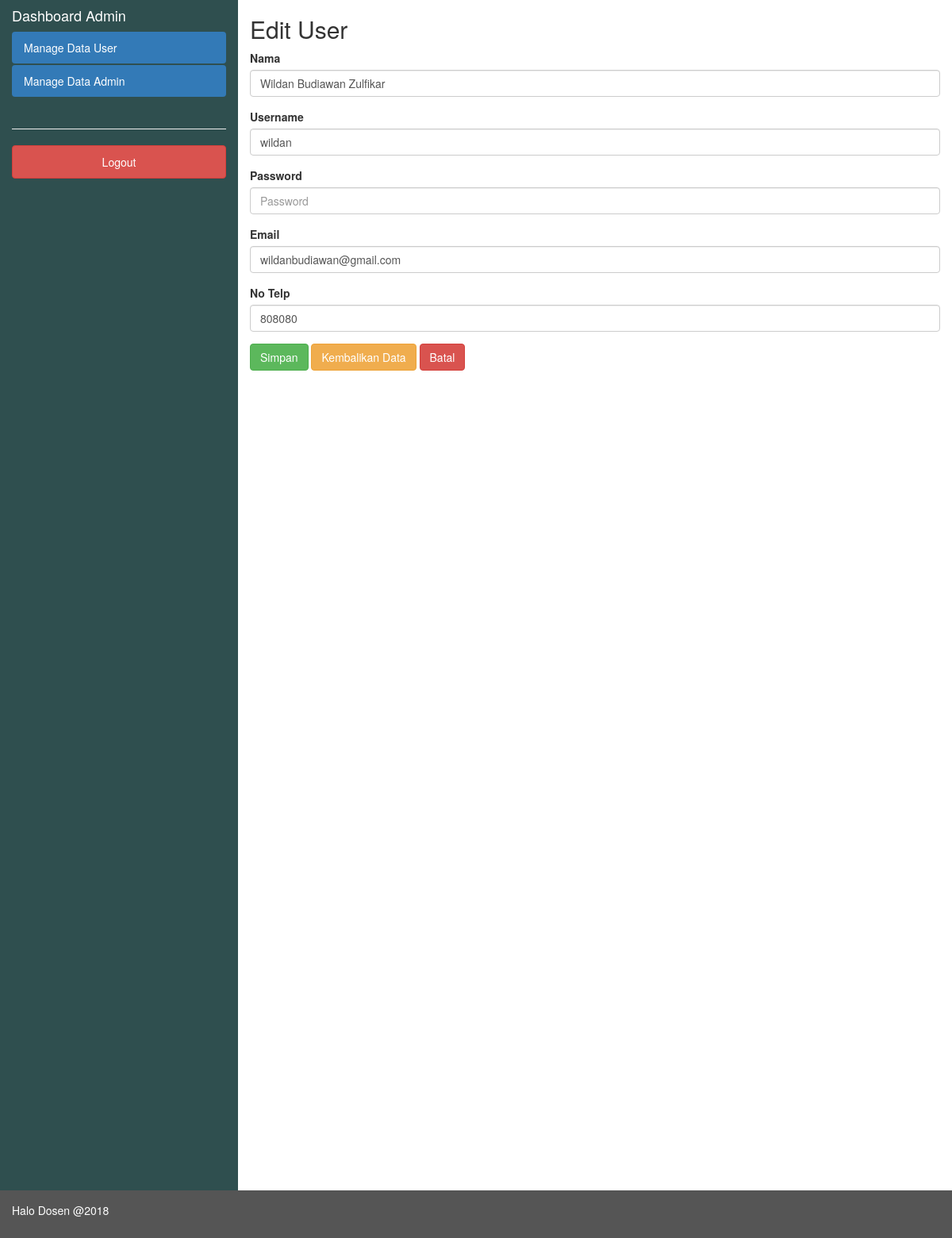
Screenshot of /editu.php?id_user=1 (signed in) with the database file from the repository.
### tables this page shows
CREATE TABLE `user` (
  `ID_USER` int(11) NOT NULL,
  `NAMA` varchar(150) NOT NULL,
  `USERNAME` varchar(100) NOT NULL,
  `PASSWORD` varchar(100) NOT NULL,
  `EMAIL` varchar(150) DEFAULT NULL,
  `NO_TELP` decimal(13,0) DEFAULT NULL,
  `LEVEL` varchar(10) NOT NULL
);

### editu.php (the view, shortened to what this page needs)
<?php
include('session.php');
$query=mysqli_query($db,"select * from user where id_user=".$_GET['id_user']);
$data = mysqli_fetch_array($query);
?>
<!DOCTYPE html>
<html lang="en">
<head>
  <link rel="stylesheet" href="https://maxcdn.bootstrapcdn.com/bootstrap/3.3.7/css/bootstrap.min.css">
</head>
<body>
<div class="container-fluid">
  <div class="row content">
    <div class="col-sm-3 sidenav">
      <h4>Dashboard Admin</h4>
      <ul class="nav nav-pills nav-stacked">
        <li class="active"><a href="datauser.php">Manage Data User</a></li>
        <li class="active"><a href="dataadmin.php">Manage Data Admin</a></li>
      </ul><br>
      <hr>
      <ul class="nav nav-pills nav-stacked">
        <li><a href="logout.php" class="btn btn-danger">Logout</a></li>
      </ul><br>
    </div>
    <div class="col-sm-9">
      <h2>Edit User</h2>
      <form role="form" method="post" action="">
	            <div class="form-group">
	              <label>Nama</label>
	              <input type="text" class="form-control" name="nama" placeholder="Nama" value="<?php echo $data['NAMA']; ?>"/>
							</div>
							<div class="form-group">
	              <label>Username</label>
	              <input type="text" class="form-control" name="username" placeholder="Username" value="<?php echo $data['USERNAME']; ?>"/>
							</div>
							<div class="form-group">
	              <label>Password</label>
	              <input type="password" class="form-control" name="password" placeholder="Password" value=""/>
	            </div>
	            <div class="form-group">
	              <label>Email</label>
	              <input type="text" class="form-control" name="email" placeholder="Email" value="<?php echo $data['EMAIL']; ?>"/>
	            </div>
	            <div class="form-group">
	              <label>No Telp</label>
	              <input type="text" class="form-control" name="notelp" placeholder="No.Telp" value="<?php echo $data['NO_TELP']; ?>"/>
							</div>
	            <button type="submit" class="btn btn-success" name="editu"> <i class="fa fa-save"></i> Simpan</button>
	            <button type="reset" class="btn btn-warning"> <i class="fa fa-backward"></i> Kembalikan Data</button>
	            <a href="datauser.php" class="btn btn-danger"> <i class="fa fa-times"></i>  Batal</a>
	          </form>
    </div>
  </div>
</div>
<footer class="container-fluid">
  <p>Halo Dosen @2018</p>
</footer>
</body>
</html>

### editu.php (style rules this page uses)
.row.content { height: 1500px }
.sidenav { background-color: DarkSlateGray; color: white; height: 100%; }
footer { background-color: #555; color: white; padding: 15px; }

### rows the page displays
user: nama "Wildan Budiawan Zulfikar", username "wildan", email "wildanbudiawan@gmail.com", notelp "808080"
